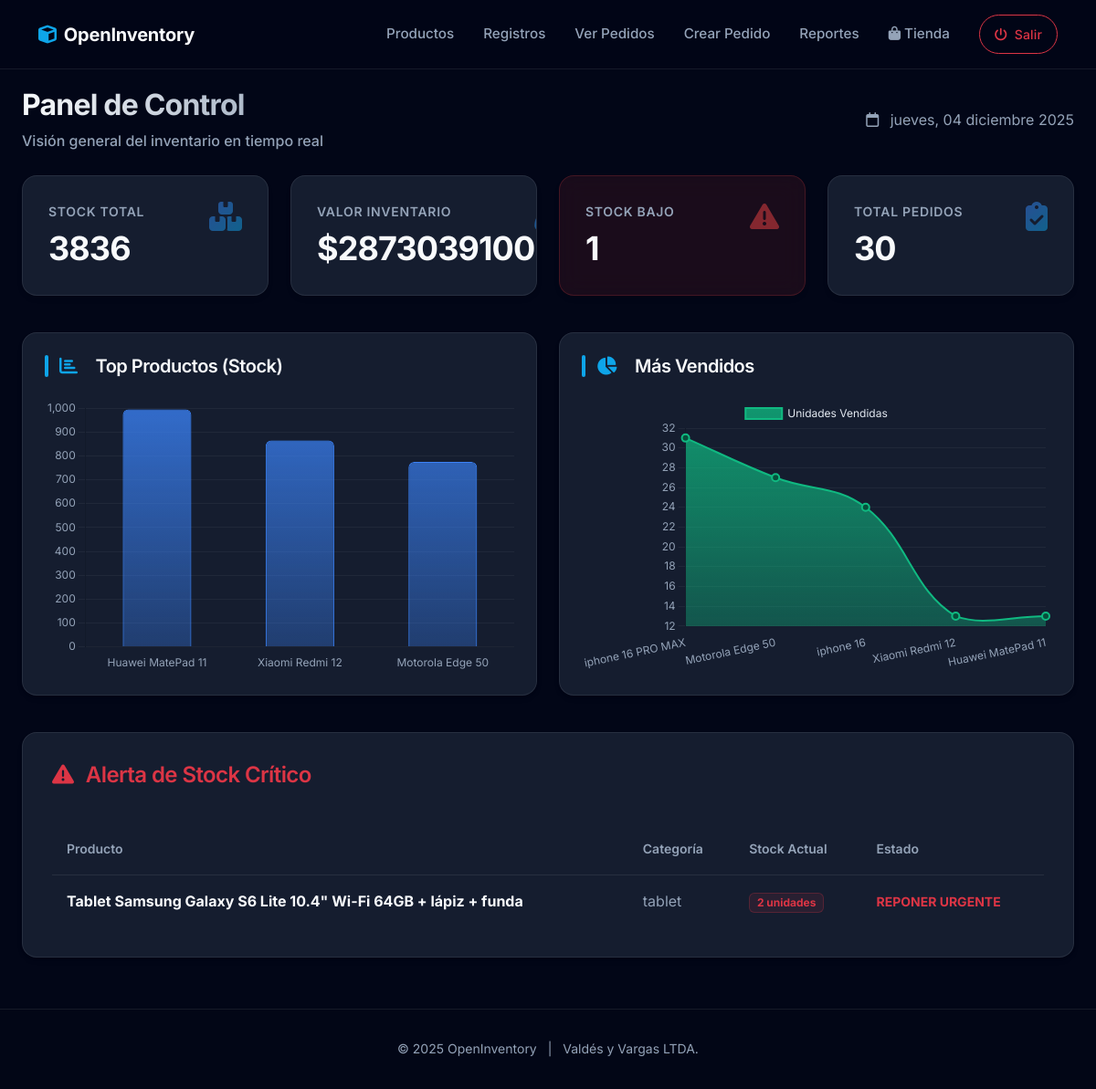
Page /usuarios/dashboard/ (signed in) on the earlier database version.
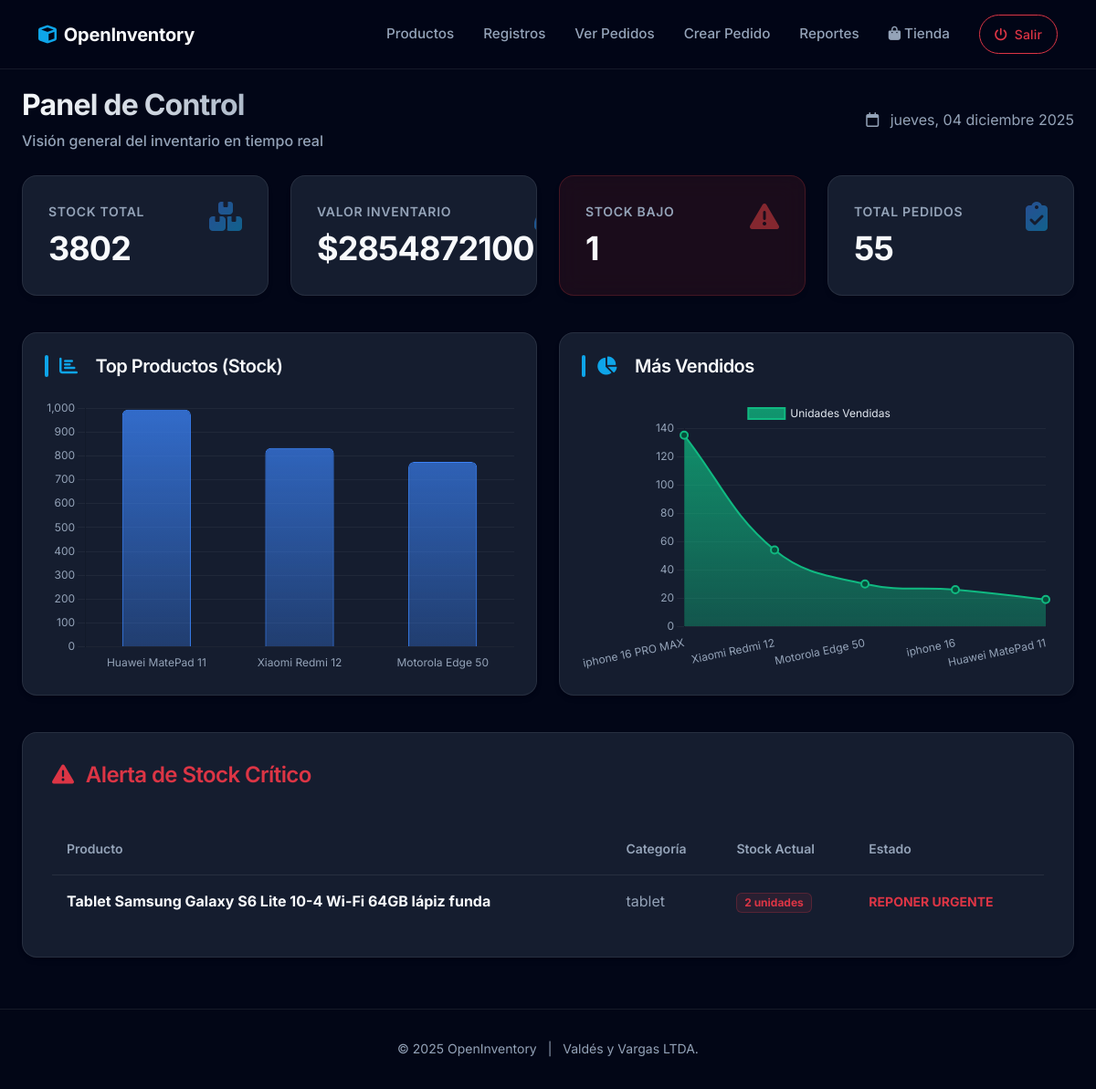
Same page on the later database version.
### productos/models.py (models this page shows, shortened)
class Producto(models.Model):
    nombre = models.CharField(
        max_length=100,
        validators=[
            RegexValidator(
                regex=r'^[A-Za-zÁÉÍÓÚáéíóúÑñ0-9\s\-\_]+$',
                message='El nombre solo puede contener letras, números, espacios y guiones.'
            )
        ]
    )
    precio = models.DecimalField(
        max_digits=10,
        decimal_places=2,
        validators=[
            MinValueValidator(0.01, message='El precio debe ser mayor que cero.')
        ]
    )
    stock = models.PositiveIntegerField(
        validators=[
            MinValueValidator(1, message='El stock debe ser al menos 1.')
        ]
    )
    categoria = models.CharField(
        max_length=50,
        blank=True,
        null=True,
        validators=[
            RegexValidator(
                regex=r'^[A-Za-zÁÉÍÓÚáéíóúÑñ\s]+$',
                message='La categoría solo puede contener letras y espacios.'
            )
        ]
    )
    imagen = models.ImageField(upload_to='productos/', blank=True, null=True, verbose_name='Imagen del Producto')
    descripcion = models.TextField(blank=True, null=True, verbose_name='Descripción del Producto')

### usuarios/views.py (the view)
# urls.py: path('dashboard/', views.dashboard_admin, name='dashboard_admin'),
@login_required
def dashboard(request):
    total_stock = Producto.objects.aggregate(total=Sum('stock'))['total'] or 0
    valor_agg = Producto.objects.aggregate(
        valor=Sum(
            ExpressionWrapper(
                F('precio') * F('stock'),
                output_field=DecimalField(max_digits=20, decimal_places=2)
            )
        )
    )['valor']
    valor_inventario = valor_agg if valor_agg is not None else Decimal('0.00')
    productos_bajos_qs = Producto.objects.filter(stock__lt=10)
    total_pedidos = Pedido.objects.count()
    pedidos_por_estado_qs = Pedido.objects.values('estado').annotate(total=Count('id'))
    if pedidos_por_estado_qs.exists():
        labels = [p['estado'].capitalize() for p in pedidos_por_estado_qs]
        data = [p['total'] for p in pedidos_por_estado_qs]
    else:
        labels = ['Pendiente', 'En_proceso', 'Completado']
        data = [0, 0, 0]
    productos_top_stock = Producto.objects.values('nombre', 'stock').order_by('-stock')[:3]
    productos_labels = [p['nombre'] for p in productos_top_stock]
    productos_stock = [p['stock'] for p in productos_top_stock]
    productos_mas_vendidos = (
        DetallePedido.objects
        .values('producto__nombre')
        .annotate(total_vendidos=Sum('cantidad'))
        .order_by('-total_vendidos')[:5]
    )
    mas_vendidos_labels = [p['producto__nombre'] for p in productos_mas_vendidos]
    mas_vendidos_data = [p['total_vendidos'] for p in productos_mas_vendidos]
    context = {
        'total_stock': total_stock,
        'valor_inventario': valor_inventario,
        'productos_bajos': productos_bajos_qs,
        'total_pedidos': total_pedidos,
        'labels_json': json.dumps(labels),
        'data_json': json.dumps(data),
        'productos_labels_json': json.dumps(productos_labels),
        'productos_stock_json': json.dumps(productos_stock),
        'mas_vendidos_labels_json': json.dumps(mas_vendidos_labels),
        'mas_vendidos_data_json': json.dumps(mas_vendidos_data),
    }
    return render(request, 'productos/dashboard_admin.html', context)

### productos/templates/productos/dashboard_admin.html (shortened to what this page needs)
{% extends "base.html" %}
{% load static %}
{% block extra_head %}
<link rel="stylesheet" href="{% static 'css/dashboard.css' %}">
{% endblock %}
{% block content %}
<div class="dashboard-container fade-in">
    <div class="d-flex justify-content-between align-items-center mb-4">
        <div>
            <h1 class="dashboard-title">Panel de Control</h1>
            <p class="dashboard-subtitle mb-0">Visión general del inventario en tiempo real</p>
        </div>
        <div class="date-display text-muted">
            <i class="fa-regular fa-calendar me-2"></i> {% now "l, d F Y" %}
        </div>
    </div>
    <div class="cards-container">
        <div class="card">
            <div class="d-flex justify-content-between align-items-start">
                <div>
                    <p class="label">Stock Total</p>
                    <h2>{{ total_stock }}</h2>
                </div>
                <i class="fa-solid fa-boxes-stacked opacity-50"></i>
            </div>
        </div>
        <div class="card">
            <div class="d-flex justify-content-between align-items-start">
                <div>
                    <p class="label">Valor Inventario</p>
                    <h2>${{ valor_inventario }}</h2>
                </div>
                <i class="fa-solid fa-sack-dollar opacity-50"></i>
            </div>
        </div>
        <div class="card {% if productos_bajos.count > 0 %}critical{% endif %}">
            <div class="d-flex justify-content-between align-items-start">
                <div>
                    <p class="label">Stock Bajo</p>
                    <h2>{{ productos_bajos.count }}</h2>
                </div>
                <i class="fa-solid fa-triangle-exclamation opacity-50"></i>
            </div>
        </div>
        <div class="card">
            <div class="d-flex justify-content-between align-items-start">
                <div>
                    <p class="label">Total Pedidos</p>
                    <h2>{{ total_pedidos }}</h2>
                </div>
                <i class="fa-solid fa-clipboard-check opacity-50"></i>
            </div>
        </div>
    </div>
    <div class="charts-container">
        <div class="chart-card">
            <h3><i class="fa-solid fa-chart-bar me-2 text-accent"></i> Top Productos (Stock)</h3>
            <div style="height: 300px;">
                <canvas id="productosStockChart"></canvas>
            </div>
        </div>
        <div class="chart-card">
            <h3><i class="fa-solid fa-chart-pie me-2 text-accent"></i> Más Vendidos</h3>
            <div style="height: 300px;">
                <canvas id="masVendidosChart"></canvas>
            </div>
        </div>
    </div>
    <div class="orders-container">
        <div class="d-flex justify-content-between align-items-center mb-3">
            <h3 class="text-danger"><i class="fa-solid fa-triangle-exclamation me-2"></i> Alerta de Stock Crítico</h3>
        </div>
        <div class="table-responsive">
            <table class="orders-table">
                <thead>
                    <tr>
                        <th>Producto</th>
                        <th>Categoría</th>
                        <th>Stock Actual</th>
                        <th>Estado</th>
                    </tr>
                </thead>
                <tbody>
                    {% for producto in productos_bajos %}
                    <tr>
                        <td class="fw-bold">{{ producto.nombre }}</td>
                        <td class="text-muted">{{ producto.categoria|default:"General" }}</td>
                        <td>
                            <span
                                class="badge bg-danger bg-opacity-10 text-danger border border-danger border-opacity-25">
                                {{ producto.stock }} unidades
                            </span>
                        </td>
                        <td><span class="text-danger small fw-bold">REPONER URGENTE</span></td>
                    </tr>
                    {% endfor %}
                </tbody>
            </table>
        </div>
    </div>
</div>
{% endblock %}

Differences in the rows shown:
changed Producto "tablet": nombre "Tablet Samsung Galaxy S6 Lite 10.4\" Wi-Fi 64GB + lápiz + funda" → "Tablet Samsung Galaxy S6 Lite 10-4 Wi-Fi 64GB lápiz funda"
Other differences:
{{ total_stock }}: "3836" → "3802"
{{ valor_inventario }}: "2873039100" → "2854872100"
{{ total_pedidos }}: "30" → "55"
chart data {{ productos_stock_json|escapejs }}: [995, 865, 775] → [994, 833, 775]
chart data {{ mas_vendidos_data_json|escapejs }}: [31, 27, 24, 13, 13] → [135, 54, 30, 26, 19]
